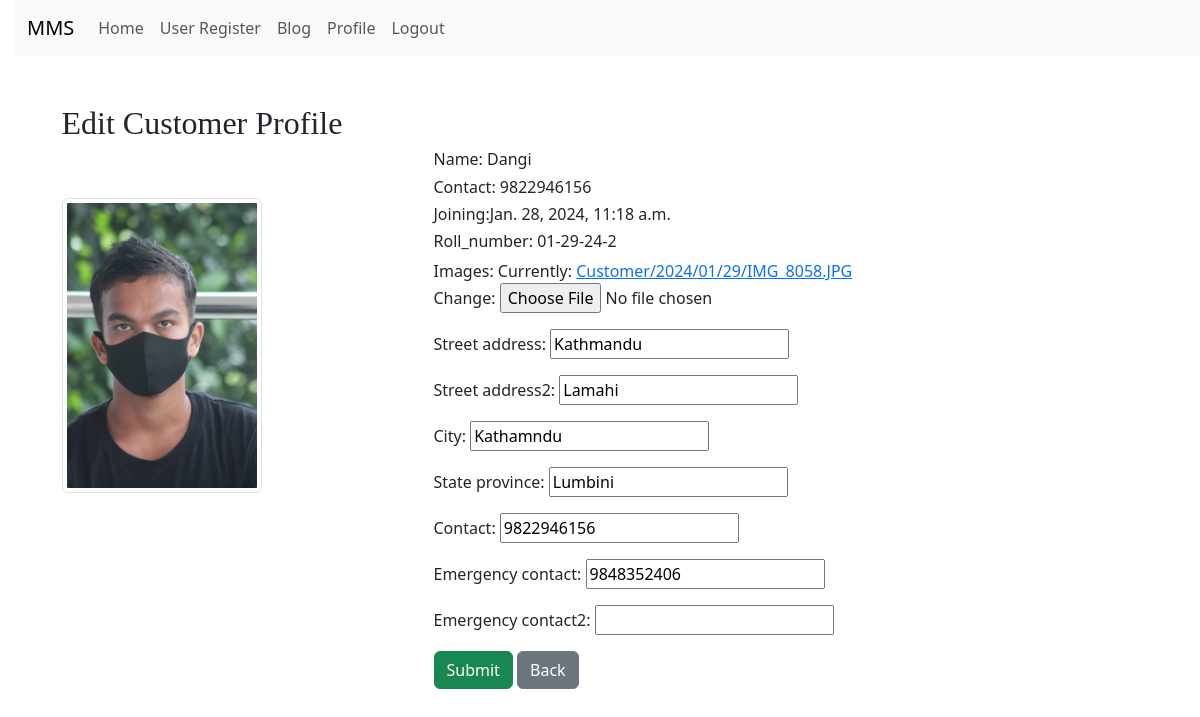
The page /profile_edit/ (signed in) on the database as committed earlier.
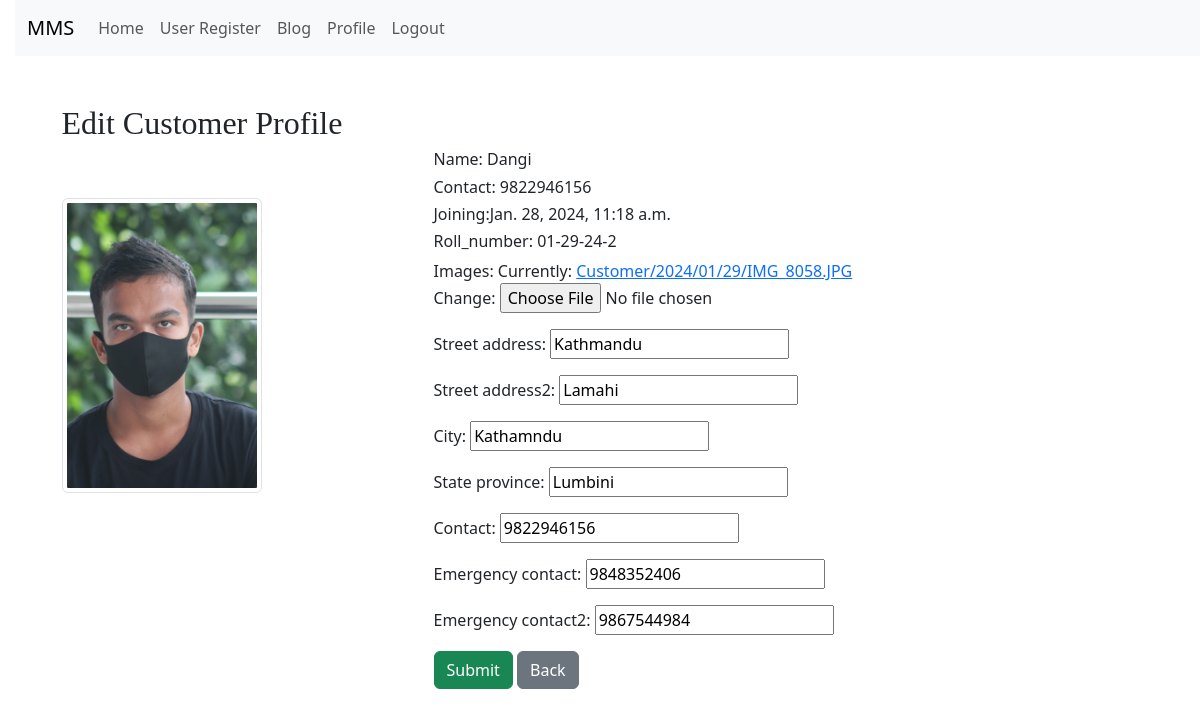
The same page on the database as committed later.
### app/models.py (models this page shows, shortened)
class Customer(models.Model):
    member = models.ForeignKey(User, on_delete=models.CASCADE)
    images = models.ImageField(upload_to="Customer/%Y/%m/%d", blank=False)
    street_address = models.CharField(max_length=255, blank=True, null=True)
    street_address2 = models.CharField(max_length=255, blank=True, null=True)
    city = models.CharField(max_length=100, blank=True, null=True)
    state_province = models.CharField(max_length=100, blank=True, null=True)
    date_of_signature = models.DateTimeField(default=timezone.now)
    contact = models.CharField(max_length=10)
    emergency_contact = models.CharField(max_length=10, blank=True, null=True)
    emergency_contact2 = models.CharField(max_length=10, blank=True, null=True)
    rollnumber = models.CharField(max_length=20, unique=True, editable=False)

### app/views.py (the view, shortened to what this page needs)
# urls.py: path('profile_edit/', CustomerProfileEditView.as_view(), name='profile_edit'),
class CustomerProfileEditView(LoginRequiredMixin, View):
    template_name = "app/customer_profile_edit.html"
    login_url = "/user_login/"
    def get(self, request, *args, **kwargs):
        try:
            customer = get_object_or_404(Customer, member=request.user)
            form = CustomerProfileEditForm(instance=customer)
            return render(
                request, self.template_name, {"form": form, "customer": customer}
            )
        except Http404:
            messages.error(request, "Customer not found.")
            return redirect("home")

### app/forms.py
class CustomerProfileEditForm(forms.ModelForm):
    class Meta:
        model = Customer
        fields = [
            'images',
            'street_address',
            'street_address2',
            'city',
            'state_province',
            'contact',
            'emergency_contact',
            'emergency_contact2',
        ]

### template/app/customer_profile_edit.html (shortened to what this page needs)
{% extends "app/base.html" %}
{% load static %}
{% block content %}
<div class="container mt-5">
     <div class="row justify-content-center">
          <h2>Edit Customer Profile</h2>
          <div class="col-md-4">
               <img src="{{customer.images.url }}" alt="Images" height="200" width="200"
                    class="img-thumbnail  my-5 d-flex">
          </div>
          <div class="col-md-8">
               <h6 class="col-sm-6 form-group form-row">Name: {{ member.first_name }}
                    {{customer.member.last_name}}</h6>
               <h6 class="col-sm-6 form-group form-row">Contact: {{customer.contact}}</h6>
               <h6 class="col-sm-6 form-group form-row">Joining:{{customer.date_of_signature}}</h6>
               <h6 class="col-sm-6 form-group form-row">Roll_number: {{customer.rollnumber}}</h6>
               <form method="post" enctype="multipart/form-data">
                    {{ form.as_p }}
                    <button type="submit" class="btn btn-success">Submit</button>
                    <a href="{% url 'profile' %}" class="btn btn-secondary ">Back</a>
               </form>
          </div>
     </div>
</div>
{% endblock content %}

Rows that differ between the two databases and show on the page:
changed Customer "Kathmandu": emergency_contact2 (not shown) → "9867544984"
